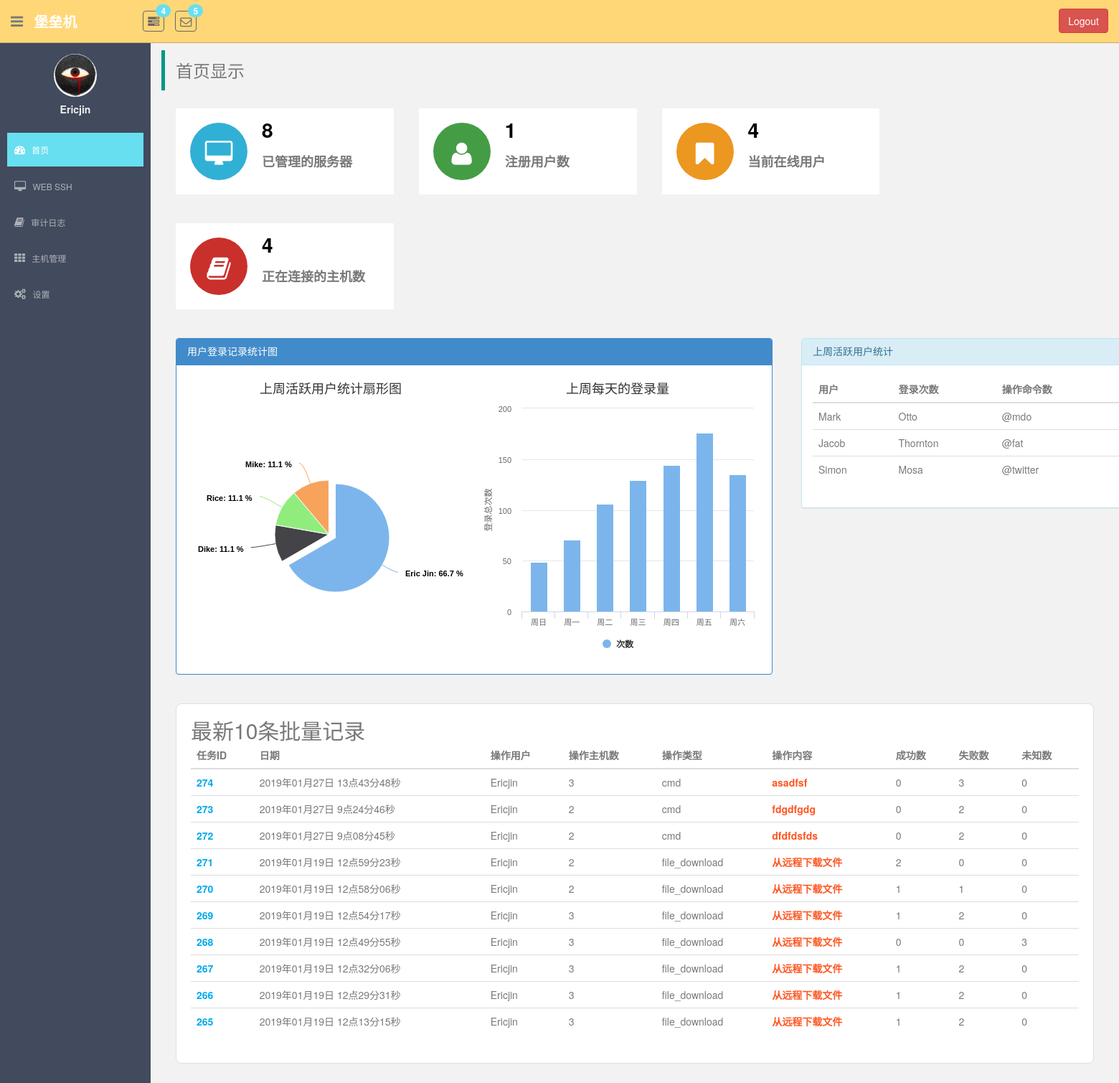
Page / (signed in) on the earlier database version.
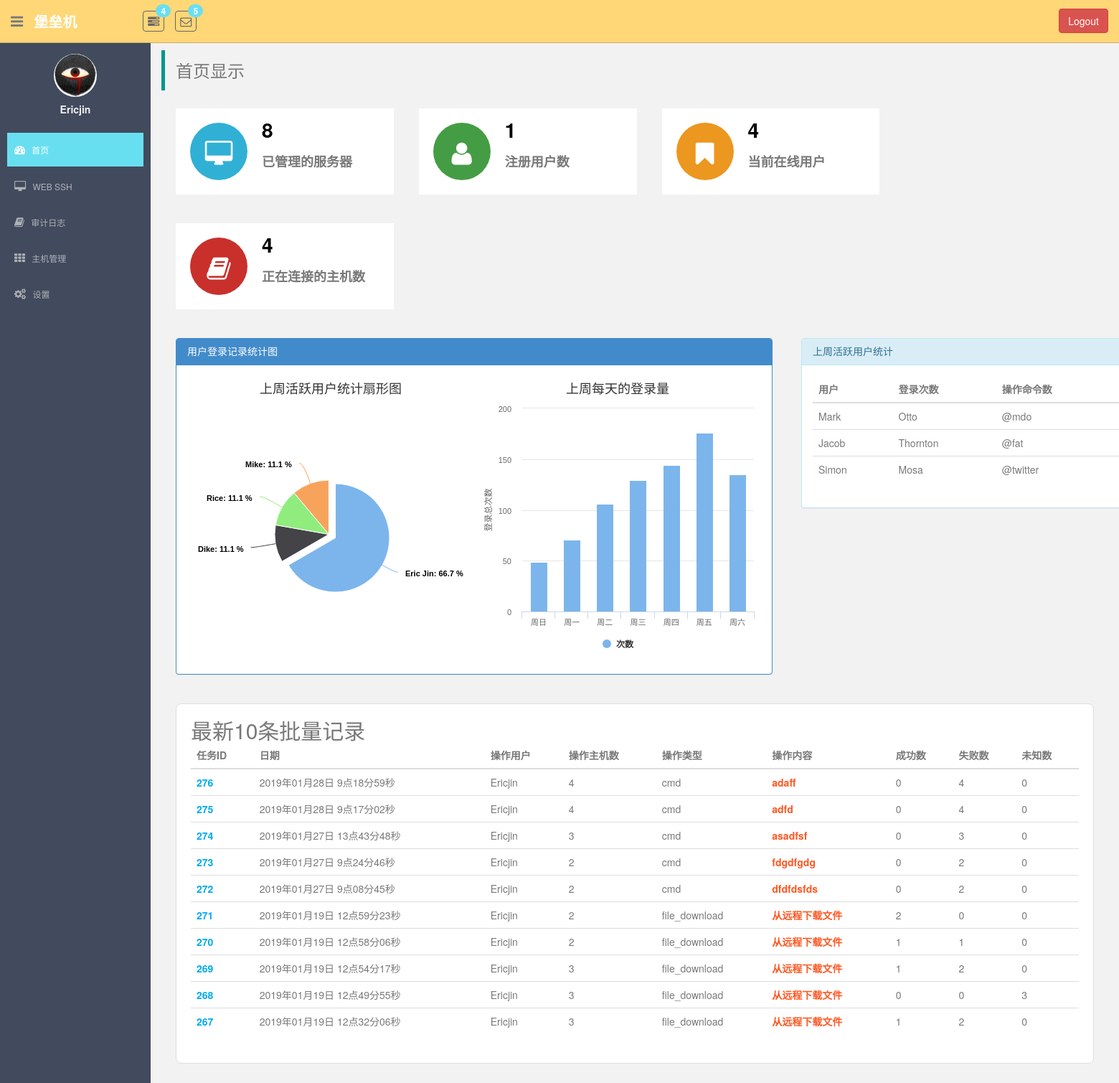
Same page on the later database version.
### monitor/models.py (models this page shows, shortened)
class UserProfile(AbstractBaseUser, PermissionsMixin):
    email = models.EmailField(
        verbose_name='email address',
        max_length=255,
        unique=True,
    )
    name = models.CharField(max_length=64, verbose_name="用户名", unique=True)
    host_to_remote_users = models.ManyToManyField(to="HostToRemoteUser", verbose_name="关联主机账户")
    host_group = models.ManyToManyField(to="HostGroup", verbose_name="主机组")
    last_login = models.DateTimeField(verbose_name="最近登录时间", null=True, blank=True)
    is_active = models.BooleanField(default=True)
    is_staff = models.BooleanField(default=True)
    is_superuser = models.BooleanField(default=True)
    objects = UserProfileManager()
    USERNAME_FIELD = 'email'  # 使用email作为用户名
    REQUIRED_FIELDS = ['name']  # 必须要有的字段

class Task(models.Model):
    task_type_choice = (
        ('cmd', '批量命令'),
        ('file_upload', "传送本地文件到远程"),
        ('file_download', "从远程下载文件"),
    )
    task_type = models.CharField(max_length=16, choices=task_type_choice, default="cmd")
    content = models.CharField(max_length=255, verbose_name="任务内容")
    user = models.ForeignKey(UserProfile, on_delete=models.CASCADE)
    date = models.DateTimeField(auto_now_add=True)

### CrazyEye/views.py (the view)
# urls.py: url(r'^$', views.dashboard, name='dashboard'),
@login_required
def dashboard(request):
    task_obj = models.Task.objects.order_by("-id")[:10]
    user_number = models.UserProfile.objects.count()
    host_count = models.Host.objects.count()
    return render(request, "dashboard.html", locals())

### monitor/templatetags/monitor_tags.py (called while the page is built)
@register.simple_tag
def count_host_num(task_obj):
    task_detail_objs = task_obj.tasklogdetail_set.all()
    init_num = 0
    success_num = 0
    failed_num = 0
    for task_detail_obj in task_detail_objs:
        if task_detail_obj.status == 0:
            init_num += 1
        elif task_detail_obj.status == 1:
            success_num += 1
        else:
            failed_num += 1
    return [init_num, success_num, failed_num]

### templates/dashboard.html (shortened to what this page needs)
{% extends "base.html" %}
{% load staticfiles %}
{% load monitor_tags %}
{% block right_container %}
    <blockquote class="layui-elem-quote" style="margin-top: 10px;"><h3>首页显示</h3></blockquote>
    <div class="row mt">
        <div class="con">
            <div class="left-icon">
                <div class="icon" style="background-color: #31b0d5;"><i class="fa fa-desktop"></i></div>
            </div>
            <div class="right-text">
                <div class="num">{{ host_count }}</div>
                <div class="text">已管理的服务器</div>
            </div>
        </div>
        <div class="con">
            <div class="left-icon">
                <div class="icon" style="background-color: #449d44;"><i class="fa fa-user"></i></div>
            </div>
            <div class="right-text">
                <div class="num">{{ user_number }}</div>
                <div class="text">注册用户数</div>
            </div>
        </div>
        <div class="con">
            <div class="left-icon">
                <div class="icon" style="background-color: #ec971f;"><i class="fa fa-bookmark"></i></div>
            </div>
            <div class="right-text">
                <div class="num">4</div>
                <div class="text">当前在线用户</div>
            </div>
        </div>
        <div class="con">
            <div class="left-icon">
                <div class="icon" style="background-color: #c9302c;"><i class="fa fa-book"></i></div>
            </div>
            <div class="right-text">
                <div class="num">4</div>
                <div class="text">正在连接的主机数</div>
            </div>
        </div>
    </div>
    <div class="login-count">
        <div class="user-login-chars">
            <div class="panel panel-primary">
                <div class="panel-heading"><h4>用户登录记录统计图</h4></div>
                <div class="panel-body chars">
                    <div class="fans">
                        <div id="fans" style="min-width:400px; height:400px;"></div>
                    </div>
                    <div class="histogram">
                        <div id="histogram" style="min-width:400px;height:400px"></div>
                    </div>
                </div>
            </div>
        </div>
        <div class="user-login-table">
            <div class="panel panel-info">
                <div class="panel-heading"><h4>上周活跃用户统计</h4></div>
                <div class="panel-body">
                    <table class="table table-hover">
                        <thead>
                        <tr>
                            <th>用户</th>
                            <th>登录次数</th>
                            <th>操作命令数</th>
                        </tr>
                        </thead>
                        <tbody>
                        <tr>
                            <td>Mark</td>
                            <td>Otto</td>
                            <td>@mdo</td>
                        </tr>
                        <tr>
                            <td>Jacob</td>
                            <td>Thornton</td>
                            <td>@fat</td>
                        </tr>
                        <tr>
                            <td>Simon</td>
                            <td>Mosa</td>
                            <td>@twitter</td>
                        </tr>
                        </tbody>
                    </table>
                </div>
            </div>
        </div>
    </div>
    <div class="footer-table">
        <h2>最新10条批量记录</h2>
        <table class="table table-hover">
            <thead>
            <tr>
                <th>任务ID</th>
                <th>日期</th>
                <th>操作用户</th>
                <th>操作主机数</th>
                <th>操作类型</th>
                <th>操作内容</th>
                <th>成功数</th>
                <th>失败数</th>
                <th>未知数</th>
            </tr>
            </thead>
            <tbody>
            {% for task in task_obj %}
                <tr>
                    <td style="font-weight: 700; color: #01AAED;">{{ task.id }}</td>
                    <td>{{ task.date|date:"Y年m月d日" }} {{ task.date|time:"G点i分s秒" }}</td>
                    <td>{{ task.user.name|capfirst }}</td>
                    <td>{{ task.tasklogdetail_set.count }}</td>
                    <td>{{ task.task_type }}</td>
                    <td style="font-weight: 700; color: #FF5722;">{{ task.content }}</td>
                    {% count_host_num task as count %}
                    <td>{{ count.1 }}</td>
                    <td>{{ count.2 }}</td>
                    <td>{{ count.0 }}</td>
                </tr>
            {% endfor %}
            </tbody>
        </table>
    </div>
{% endblock %}

### templates/base.html (shortened to what this page needs)
{% load staticfiles %}
<!DOCTYPE html>
<html lang="en">
<head>
    <link href="{% static 'plugins/bootstrap/css/bootstrap.css' %}" rel="stylesheet">
    <link href="{% static 'css/font-awesome.css' %}" rel="stylesheet" />
    <link href="{% static 'css/style.css' %}" rel="stylesheet">
    <link rel="stylesheet" href="{% static 'plugins/layui/css/layui.css' %}">
</head>
<body>
<section id="container" >
    <header class="header black-bg">
        <div class="sidebar-toggle-box">
            <div class="fa fa-bars tooltips" data-placement="right" data-original-title="Toggle Navigation"></div>
        </div>
        <a href="?" class="logo"><b>堡垒机</b></a>
        <div class="nav notify-row" id="top_menu">
            <ul class="nav top-menu">
                <li class="dropdown">
                    <a data-toggle="dropdown" class="dropdown-toggle" href="?">
                        <i class="fa fa-tasks"></i>
                        <span class="badge bg-theme">4</span>
                    </a>
                </li>
                <li id="header_inbox_bar" class="dropdown">
                    <a data-toggle="dropdown" class="dropdown-toggle" href="index.html#">
                        <i class="fa fa-envelope-o"></i>
                        <span class="badge bg-theme">5</span>
                    </a>
                </li>
            </ul>
        </div>
        <div class="top-menu">
            <ul class="nav pull-right top-menu">
                <li>
                    <button type="button" class="btn btn-danger" style="margin-top: 12px;" onclick="logout()">Logout</button>
                </li>
            </ul>
        </div>
    </header>
    <aside>
        <div id="sidebar"  class="nav-collapse ">
            <ul class="sidebar-menu" id="nav-accordion">
                <p class="centered"><a href="#"><img src="{% static 'images/ui-sam.jpg' %}" class="img-circle" width="60"></a></p>
                <h5 class="centered" style="margin-top: 10px;">{{ request.user.name|capfirst }}</h5>
                <li class="mt">
                    <a class="dashboard" href="{% url "dashboard" %}">
                        <i class="fa fa-dashboard"></i>
                        <span>首页</span>
                    </a>
                </li>
                <li class="sub-menu">
                    <a class="web-ssh" href="{% url "web_ssh" %}" >
                        <i class="fa fa-desktop"></i>
                        <span>WEB SSH</span>
                    </a>
                </li>
                <li class="sub-menu">
                    <a class="log-page" href="{% url 'log_page' %}" >
                        <i class="fa fa-book"></i>
                        <span>审计日志</span>
                    </a>
                </li>
                <li class="sub-menu">
                    <a class="host-manage" href="javascript:void(0);">
                        <i class="fa fa-th"></i>
                        <span>主机管理</span>
                    </a>
                </li>
                <li class="sub-menu">
                    <a class="setting-page" href="{% url 'setting_home' %}" >
                        <i class="fa fa-cogs"></i>
                        <span>设置</span>
                    </a>
                </li>
            </ul>
        </div>
    </aside>
    <section id="main-content">
        <section class="wrapper">
            {% block right_container %}
            {% endblock %}
        </section>
    </section>
</section>
</body>
</html>

### statics/css/style.css (style rules this page uses)
body { color: #797979; background: #f2f2f2; font-family: 'Ruda', sans-serif; padding: 0px !important; margin: 0px !important; font-size:13px; }
ul li { list-style: none; }
a, a:hover, a:focus { text-decoration: none; outline: none; }
#container { width: 100%; height: 100%; }
.bg-theme { background-color: #68dff0; }
.centered { text-align: center; }
.mt { margin-top: 25px; }
#sidebar { width: 210px; height: 100%; position: fixed; background: #424a5d; }
#sidebar h5 { color: #f2f2f2; font-weight: 700; }
#sidebar ul li { position: relative; }
ul.sidebar-menu , ul.sidebar-menu li ul.sub { margin: -2px 0 0; padding: 0; }
ul.sidebar-menu { margin-top: 75px; }
ul.sidebar-menu li { margin-bottom: 5px; margin-left:10px; margin-right:10px; }
ul.sidebar-menu li.sub-menu { line-height: 15px; }
ul.sidebar-menu li a span { display: inline-block; }
ul.sidebar-menu li a { color: #aeb2b7; text-decoration: none; display: block; padding: 15px 0 15px 10px; font-size: 12px; outline: none; -webkit-transition: all 0.3s ease; -moz-transition: all 0.3s ease; -o-transition: all 0.3s ease; -ms-transition: all 0.3s ease; transition: all 0.3s ease; }
ul.sidebar-menu li a.active, ul.sidebar-menu li a:hover, ul.sidebar-menu li a:focus { background: #68dff0; color: #fff; display: block; -webkit-transition: all 0.3s ease; -moz-transition: all 0.3s ease; -o-transition: all 0.3s ease; -ms-transition: all 0.3s ease; transition: all 0.3s ease; }
ul.sidebar-menu li a i { font-size: 15px; padding-right: 6px; }
ul.sidebar-menu li a.active i { color: #fff; }
#main-content { margin-left: 210px; }
.header, .footer { min-height: 60px; padding: 0 15px; }
.header { position: fixed; left: 0; right: 0; z-index: 1002; }
.black-bg { background: #ffd777; border-bottom: 1px solid #c9aa5f; }
.wrapper { display: inline-block; margin-top: 60px; padding-left: 15px; padding-right: 15px; padding-bottom: 15px; padding-top: 0px; width: 100%; }
a.logo { font-size: 20px; color: #ffffff; float: left; margin-top: 15px; text-transform: uppercase; }
a.logo b { font-weight: 900; }
#top_menu .nav > li, ul.top-menu > li { float: left; }
.notify-row { float: left; margin-top: 15px; margin-left: 92px; }
ul.top-menu > li > a { color: #666666; font-size: 16px; border-radius: 4px; -webkit-border-radius: 4px; border:1px solid #666666 !important; padding: 2px 6px; margin-right: 15px; }
.notify-row .badge { position: absolute; right: -10px; top: -10px; z-index: 100; }
.sidebar-toggle-box { float: left; padding-right: 15px; margin-top: 20px; }
.sidebar-toggle-box .fa-bars { cursor: pointer; display: inline-block; font-size: 20px; }

### templates/dashboard.html (style rules this page uses)
.con { margin: 0 0 40px 35px; width: 22.5%; display: flex; background-color: #fff; float: left; }
.con .left-icon { flex: 80px 0 0; }
.con .icon { height: 80px; width: 80px; margin: 20px; line-height: 100px; text-align: center; border-radius: 50%; }
.con .icon i { color: #fff; font-size: 36px; }
.con .right-text { flex: 1; }
.con .right-text .num { height: 50%; font-weight: 700; font-size: 28px; color: #000; text-align: left; line-height: 60px; }
.con .right-text .text { height: 50%; font-weight: 700; font-size: 18px; text-align: left; }
.login-count { display: flex; }
.login-count .user-login-chars { flex: 1; padding: 0 20px; }
.login-count .user-login-table { flex: 500px 0 0; padding: 0 20px; }
.chars { display: flex; }
.chars .fans { flex: 1; }
.chars .histogram { flex: 1; }
.footer-table { background-color: #fff; margin: 20px 20px; padding: 20px 20px; border-radius: 8px; border: 1px solid #dedede; }

Differences in the rows shown:
no longer on this page (row unchanged): Task: id "266", date "2019年01月19日", date "12点29分31秒", user.name "Ericjin", tasklogdetail_set.count "3", task_type "file_download", content "从远程下载文件", user "1", count "2", count "0"
no longer on this page (row unchanged): Task: id "265", date "2019年01月19日", date "12点13分15秒", user.name "Ericjin", tasklogdetail_set.count "3", task_type "file_download", content "从远程下载文件", user "1", count "2", count "0"
added Task: id "276", date "2019年01月28日", date "9点18分59秒", user.name "Ericjin", tasklogdetail_set.count "4", task_type "cmd", content "adaff", count "0", count "4"
added Task: id "275", date "2019年01月28日", date "9点17分02秒", user.name "Ericjin", tasklogdetail_set.count "4", task_type "cmd", content "adfd", count "0", count "4"
